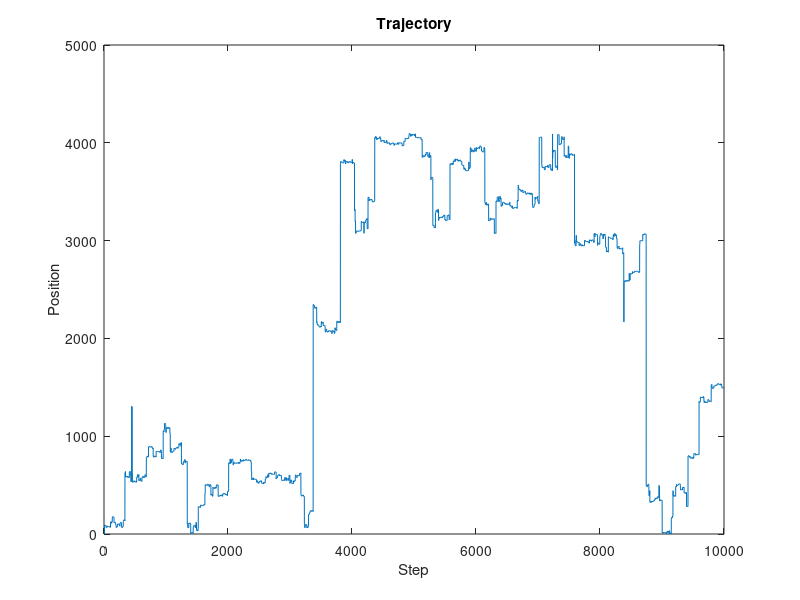

The MATLAB script that drew this image: (Note: this script raises an error after producing the figure.)
clear all; close all; clc;

% Samples a reinforced hierarchical random walk. The initial transition
% matrix can be written as
% P = sum_r p_r L_r
% where L_r is block diagonal with 2^r * 2^r blocks of 1s on the
% diagonal. As the walk transitions from x to y, we find the smallest r
% such that L_r has block containing x and y. We then set the entries of
% this block to 1+A instead of 1. The model might have a
% recurrence-transience transition in A when C < 1, which corresponds to
% effective dimension > 2.

% might be better to adjust layers for an effective new C parameter...

% Settings
C = 0.8;              % Dimension parameter D = 2/C
A = 20;               % Reinforcment parameter. Layers are weighted with 1 
                      % originally and updated to 1+A when they are traversed
C_2 = 0.8;            % Give a new C after transversal...
N = 12;               % Run on 2^N Sites
TotalSteps = 10000;  % Number of steps to take


% Computes the layer coefficients according to dimension
P = 2.^(-(1+C) .* (1:(N+1)) );


%Initialize layers of hierarchical transition matrix to all have weight 1
Layers = zeros(N+1, 2^N, 2^N);
for R = 1:N+1
    for Lower = 1:2^(R-1):2^N
        Upper = Lower + 2^(R-1) - 1;
        Layers(R,Lower:Upper,Lower:Upper) = ones(2^(R-1), 2^(R-1));
    end
end


% Perform the walk
Walk = ones(1, TotalSteps);
for Step = 2:TotalSteps
    % Compute the transition probabilities at Walk(Step)
    Dist = P * squeeze(Layers(:, Walk(Step-1), :));
    Dist = Dist/sum(Dist);

    % Sample the next step of the walk
    CDF = cumsum(Dist);
    U = rand();
    Walk(Step) = find(CDF >= U, 1, 'first');
    
    % Find the smallest layer coupling Walk(Step-1) and Walk(Step)
    R = find(Layers(:, Walk(Step-1), Walk(Step)), 1, 'first');
    
    % And update it if we have not traversed the layer
    if Layers(R, Walk(Step-1), Walk(Step)) == 1
        % Find the indices of the block in layer R that contains 
        % Walk(Step) and Walk(Step-1)
        Lower = Walk(Step) - mod(Walk(Step) - 1, 2^(R-1));
        Upper = Lower + 2^(R-1) - 1;
        % Increase the prefactor linearly
        % Layers(R, Lower:Upper, Lower:Upper) = (1 + A)*ones(2^(R-1), 2^(R-1));
        % Decrease the C parameter
        Layers(R, Lower:Upper, Lower:Upper) = (2^((C_2 - C)*R))*ones(2^(R-1), 2^(R-1));
    end
    
    % Display the time here and there
    if mod(Step, 1000) == 0
        fprintf('Step = %d\n', Step);
    end
end


% Plot the trajectory and the local times and the running maximum
figure; plot(Walk);
xlabel('Step'); ylabel('Position'); title('Trajectory');
figure; histogram(Walk, 100);
xlabel('Position'); ylabel('Local Time'); title('Local Times');
figure; plot(cummax(Walk));
xlabel('Step'); ylabel('Running Maximum'); title('Running Maximum');